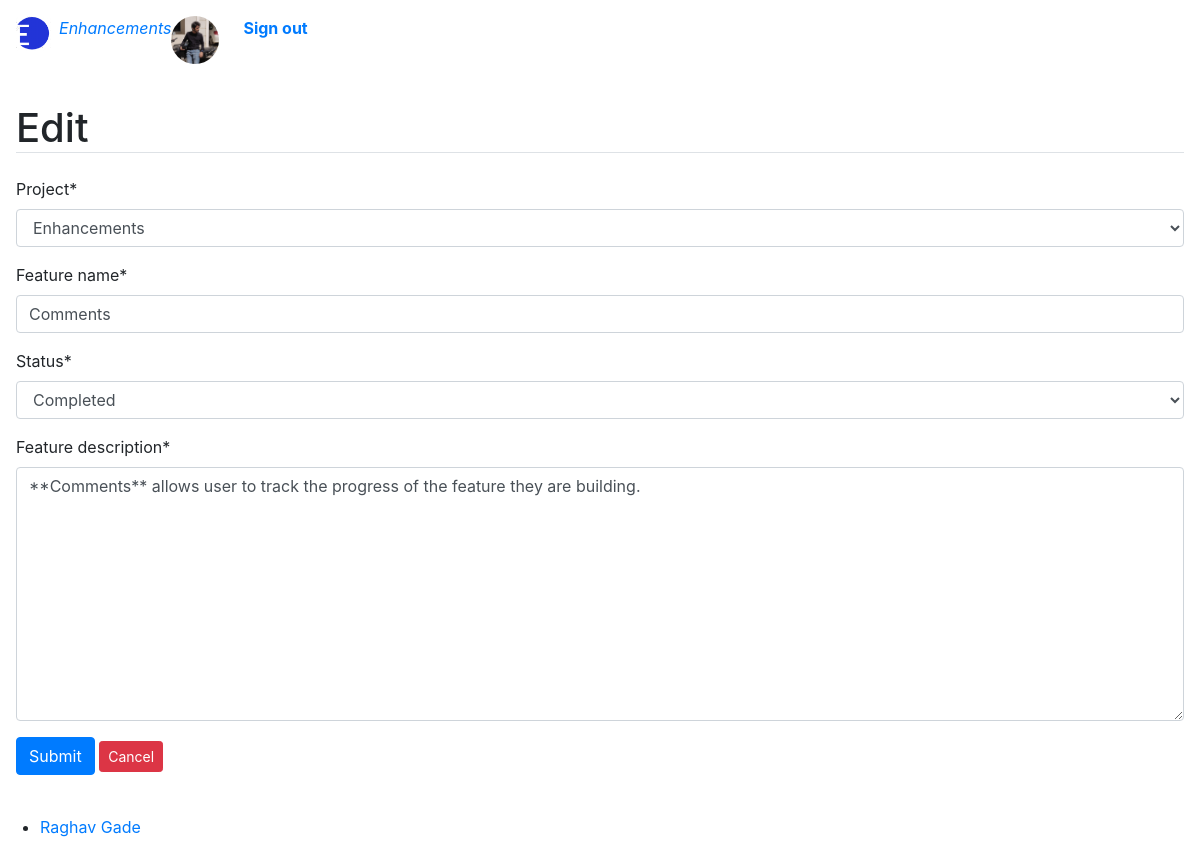
Before: /featureedit/4 (signed in) with the older database file.
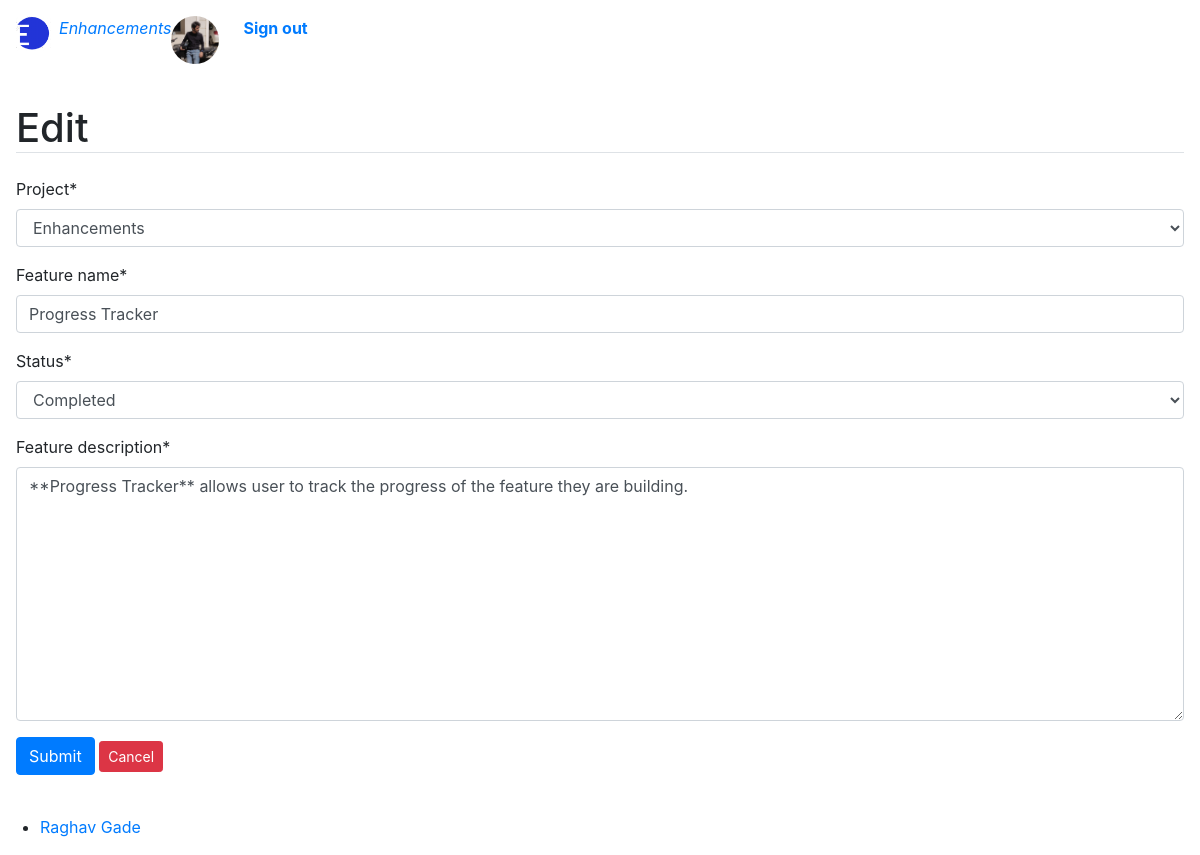
After: the same page with the newer database file.
### base/models.py (models this page shows, shortened)
class Feature(models.Model):
    STATUS = (
        ('Working','Working'),
        ('Discarded','Discarded'),
        ('Completed','Completed'),
    )
    feature_id = models.ForeignKey(Project,null=False,on_delete=models.CASCADE)
    tracking_id = HashidAutoField(min_length=8,primary_key=True,alphabet="0123456789abcdefghijklmnopqrstuvwxyz",salt="Sakura says but she doesn't mean it bolte")
    feature_name = models.CharField(max_length=50,null=False,default='New Feature')
    feature_description = MDTextField()
    date_created = models.DateTimeField(auto_now_add=True)
    updated_at = models.DateTimeField(auto_now=True)
    status = models.CharField(max_length=20,null=False,choices=STATUS,default="Queued")

### base/views.py (the view)
# urls.py: path('featureedit/<str:tracking_id>', views.featureedit, name="featureedit"),
@login_required(login_url='signin')
def featureedit(request,tracking_id):
    feature = Feature.objects.get(tracking_id=tracking_id)
    form = FeatureForm(instance=feature)
    if request.method == 'POST':
        form = FeatureForm(request.POST, request.FILES, instance=feature)
        if form.is_valid():
            form.save()
            messages.info(request, 'Updated.')
            return redirect('features')
    context = {
        'form' : form,
        'feature': feature
        }
    return render(request,'base/featureedit.html', context)

### base/forms.py
class FeatureForm(ModelForm):
    class Meta:
        model = Feature
        fields = ['feature_id','feature_name','status', 'feature_description']
        labels = {
            'feature_id': _('Project'),
        }
        widgets ={
            'feature_name' : TextInput(
                attrs={'placeholder':'Feature name'}),
            'project_description' : Textarea(
                attrs={'placeholder': 'Add feature description'}
            )
            }

### base/models.py (called while the page is built)
    def __str__(self):
        return str(self.project_title)

### base/templates/base/featureedit.html (shortened to what this page needs)
{% extends 'base/main.html'%}
{% load static %}
{% block content%}
{% load crispy_forms_tags%}
<main class="container-lg px-3 pb-4">
    <h1 class="border-bottom h1 my-3 my-lg-4">Edit</h1>
        <form action="" autocomplete="off" method="POST">
            {{ form|crispy }}
            <button type="submit" class="btn btn-primary">Submit</button>
            <a class="btn btn-sm btn-danger "  href="{% url 'specificfeature' feature.tracking_id %}">Cancel</a>
        </form>
</main>
{% endblock%}

Changed rows visible on the page:
changed Feature "Enhancements": feature_name "Comments" → "Progress Tracker"; feature_description "**Comments** allows user to track the progress of the feature they are building." → "**Progress Tracker** allows user to track the progress of the feature they are building."
